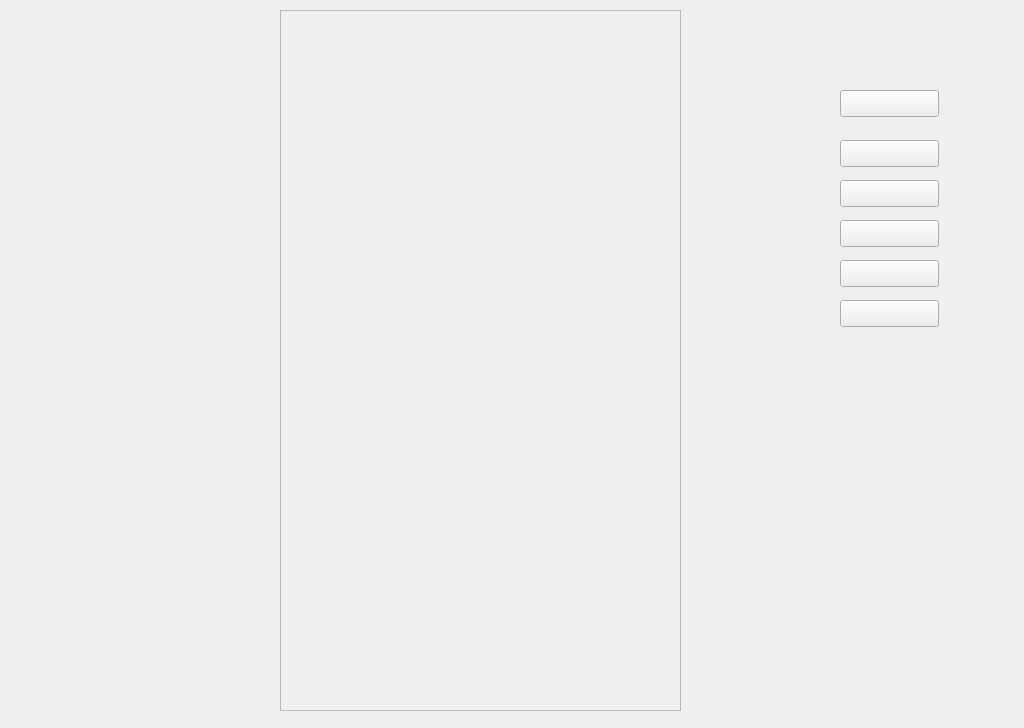
<?xml version="1.0" encoding="UTF-8"?>
<ui version="4.0">
 <class>kds_main_info_brief</class>
 <widget class="QFrame" name="kds_main_info_brief">
  <property name="geometry">
   <rect>
    <x>0</x>
    <y>0</y>
    <width>1024</width>
    <height>728</height>
   </rect>
  </property>
  <property name="windowTitle">
   <string>Frame</string>
  </property>
  <widget class="kds_main_info_brief_frame" name="frame">
   <property name="geometry">
    <rect>
     <x>280</x>
     <y>10</y>
     <width>401</width>
     <height>701</height>
    </rect>
   </property>
   <property name="frameShape">
    <enum>QFrame::StyledPanel</enum>
   </property>
   <property name="frameShadow">
    <enum>QFrame::Raised</enum>
   </property>
  </widget>
  <widget class="lds_pushbutton" name="pushButton_up">
   <property name="geometry">
    <rect>
     <x>840</x>
     <y>90</y>
     <width>99</width>
     <height>27</height>
    </rect>
   </property>
   <property name="focusPolicy">
    <enum>Qt::NoFocus</enum>
   </property>
   <property name="icon">
    <iconset resource="kds.qrc">
     <normaloff>:/kds/order_arrow_up.png</normaloff>:/kds/order_arrow_up.png</iconset>
   </property>
  </widget>
  <widget class="lds_pushbutton" name="pushButton_down">
   <property name="geometry">
    <rect>
     <x>840</x>
     <y>140</y>
     <width>99</width>
     <height>27</height>
    </rect>
   </property>
   <property name="focusPolicy">
    <enum>Qt::NoFocus</enum>
   </property>
   <property name="icon">
    <iconset resource="kds.qrc">
     <normaloff>:/kds/order_arrow_down.png</normaloff>:/kds/order_arrow_down.png</iconset>
   </property>
  </widget>
  <widget class="lds_pushbutton" name="pushButton_cook">
   <property name="geometry">
    <rect>
     <x>840</x>
     <y>180</y>
     <width>99</width>
     <height>27</height>
    </rect>
   </property>
   <property name="focusPolicy">
    <enum>Qt::NoFocus</enum>
   </property>
   <property name="icon">
    <iconset resource="kds.qrc">
     <normaloff>:/kds/order_cooking.png</normaloff>:/kds/order_cooking.png</iconset>
   </property>
  </widget>
  <widget class="lds_pushbutton" name="pushButton_service">
   <property name="geometry">
    <rect>
     <x>840</x>
     <y>220</y>
     <width>99</width>
     <height>27</height>
    </rect>
   </property>
   <property name="focusPolicy">
    <enum>Qt::NoFocus</enum>
   </property>
   <property name="icon">
    <iconset resource="kds.qrc">
     <normaloff>:/kds/order_service.png</normaloff>:/kds/order_service.png</iconset>
   </property>
  </widget>
  <widget class="lds_pushbutton" name="pushButton_take">
   <property name="geometry">
    <rect>
     <x>840</x>
     <y>260</y>
     <width>99</width>
     <height>27</height>
    </rect>
   </property>
   <property name="focusPolicy">
    <enum>Qt::NoFocus</enum>
   </property>
   <property name="icon">
    <iconset resource="kds.qrc">
     <normaloff>:/kds/order_done.png</normaloff>:/kds/order_done.png</iconset>
   </property>
  </widget>
  <widget class="lds_pushbutton" name="pushButton_back">
   <property name="geometry">
    <rect>
     <x>840</x>
     <y>300</y>
     <width>99</width>
     <height>27</height>
    </rect>
   </property>
   <property name="focusPolicy">
    <enum>Qt::NoFocus</enum>
   </property>
   <property name="icon">
    <iconset resource="kds.qrc">
     <normaloff>:/kds/order_back.png</normaloff>:/kds/order_back.png</iconset>
   </property>
  </widget>
 </widget>
 <customwidgets>
  <customwidget>
   <class>lds_pushbutton</class>
   <extends>QPushButton</extends>
   <header>lds_pushbutton.h</header>
  </customwidget>
  <customwidget>
   <class>kds_main_info_brief_frame</class>
   <extends>QFrame</extends>
   <header>kds_main_info_brief_frame.h</header>
   <container>1</container>
  </customwidget>
 </customwidgets>
 <resources>
  <include location="kds.qrc"/>
 </resources>
 <connections/>
</ui>
